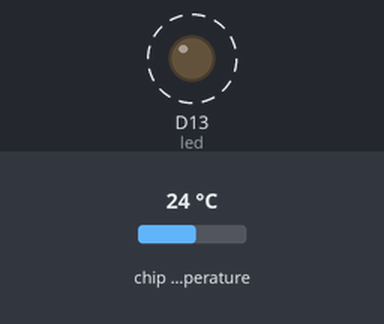
A program run on a simulated CircuitPython board. On the bench: output pins drawn as LEDs (lit = HIGH). Dashed ring = blinking. The inputs (shaded band) are chosen by the test bench; at power-on: chip temperature 24 °C. Files the program writes start out absent; no radio messages arrive unless stated (any console line starting 'radio sent:' is added by the test bench); what the program prints to the serial console is not drawn.

Above: at 0.6 s.
Timing chart, 0 to 3.1 s (numbered marks = the images above):
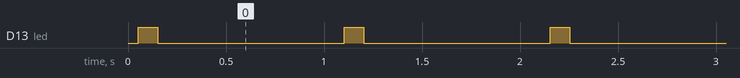

The program:

code.py
```python
import board
import adafruit_sdcard
import digitalio
import time
import busio
import adafruit_rfm9x
import storage
import os
import microcontroller

# declare SPI communication instance
spi = busio.SPI(board.SCK, MOSI=board.MOSI, MISO=board.MISO)

#declare SPI pins specific to the RFM shield
cs = digitalio.DigitalInOut(board.D10)
reset = digitalio.DigitalInOut(board.D11)

# declare rfm instance
rfm9x = adafruit_rfm9x.RFM9x(spi, cs, reset, 433.0)

# declare SPI pins specific to SD card (CS pin is written on bottom of feather adalogger board)
csSD = digitalio.DigitalInOut(board.D4)
sdcard = adafruit_sdcard.SDCard(spi, csSD)

# Init SD card
vfs = storage.VfsFat(sdcard)
storage.mount(vfs, "/sd")

# Init onboard LED
led = digitalio.DigitalInOut(board.D13)
led.direction = digitalio.Direction.OUTPUT

# Variable to increment how many times we have looped so we can see which packets are lost
counter = 0

# File header each time board is rebooted
header = "Temperature (C), Seconds Since Bootup, Increment Packet \n"
with open("/sd/myLog.csv", "a") as f:
    f.write(header)

# Transmit file header - why not?
rfm9x.send(header)

while True:

    counter = counter + 1 # increment counter

    with open("/sd/myLog.csv", "a") as f:
        led.value = True  # turn on LED to indicate we're writing to the file
        t = microcontroller.cpu.temperature # Find temperature of chip
        String = "%0.1f, " % t + "%0.3f," % time.monotonic() + "%d \n" % counter
        f.write(String) # Log values to SD card
        time.sleep(0.1)
        led.value = False  # turn off LED to indicate we're done
        print(String) # Print data to serial monitor when using

    rfm9x.send(String) # Transmit packet
    time.sleep(0.9)
```

Measured:
- by itself, D13 (led): alternates HIGH for 0.10 s and LOW for 0.95 s
